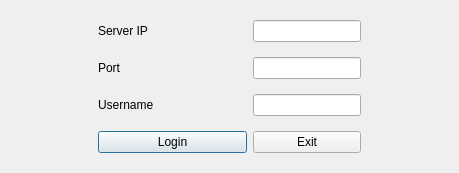
<?xml version="1.0" encoding="UTF-8"?>
<ui version="4.0">
 <class>Login</class>
 <widget class="QDialog" name="Login">
  <property name="geometry">
   <rect>
    <x>0</x>
    <y>0</y>
    <width>459</width>
    <height>173</height>
   </rect>
  </property>
  <property name="windowTitle">
   <string>Chat Client - Login</string>
  </property>
  <layout class="QGridLayout" name="gridLayout">
   <item row="1" column="1">
    <widget class="QLabel" name="label_2">
     <property name="text">
      <string>Port</string>
     </property>
    </widget>
   </item>
   <item row="0" column="1">
    <widget class="QLabel" name="label">
     <property name="text">
      <string>Server IP</string>
     </property>
    </widget>
   </item>
   <item row="2" column="1">
    <widget class="QLabel" name="label_3">
     <property name="text">
      <string>Username</string>
     </property>
    </widget>
   </item>
   <item row="0" column="0">
    <spacer name="horizontalSpacer">
     <property name="orientation">
      <enum>Qt::Horizontal</enum>
     </property>
     <property name="sizeHint" stdset="0">
      <size>
       <width>40</width>
       <height>20</height>
      </size>
     </property>
    </spacer>
   </item>
   <item row="0" column="5">
    <spacer name="horizontalSpacer_2">
     <property name="orientation">
      <enum>Qt::Horizontal</enum>
     </property>
     <property name="sizeHint" stdset="0">
      <size>
       <width>40</width>
       <height>20</height>
      </size>
     </property>
    </spacer>
   </item>
   <item row="3" column="1" colspan="2">
    <widget class="QPushButton" name="pushButton">
     <property name="text">
      <string>Login</string>
     </property>
    </widget>
   </item>
   <item row="0" column="2">
    <spacer name="horizontalSpacer_3">
     <property name="orientation">
      <enum>Qt::Horizontal</enum>
     </property>
     <property name="sizeHint" stdset="0">
      <size>
       <width>40</width>
       <height>20</height>
      </size>
     </property>
    </spacer>
   </item>
   <item row="0" column="3">
    <widget class="QLineEdit" name="lineEdit"/>
   </item>
   <item row="1" column="3">
    <widget class="QLineEdit" name="lineEdit_2"/>
   </item>
   <item row="2" column="3">
    <widget class="QLineEdit" name="lineEdit_3"/>
   </item>
   <item row="3" column="3">
    <widget class="QPushButton" name="pushButton_2">
     <property name="text">
      <string>Exit</string>
     </property>
    </widget>
   </item>
  </layout>
 </widget>
 <resources/>
 <connections/>
</ui>
